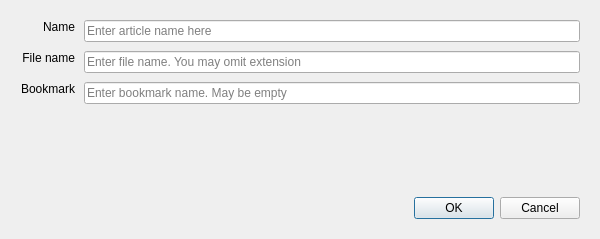
<?xml version="1.0" encoding="UTF-8"?>
<ui version="4.0">
 <class>MSAddArticleDlg</class>
 <widget class="QDialog" name="MSAddArticleDlg">
  <property name="windowModality">
   <enum>Qt::ApplicationModal</enum>
  </property>
  <property name="geometry">
   <rect>
    <x>0</x>
    <y>0</y>
    <width>600</width>
    <height>239</height>
   </rect>
  </property>
  <property name="windowTitle">
   <string>Add new article</string>
  </property>
  <property name="windowIcon">
   <iconset resource="../../lib/src/framework/res/framework.qrc">
    <normaloff>:/icons/book.svg</normaloff>:/icons/book.svg</iconset>
  </property>
  <layout class="QVBoxLayout" name="verticalLayout" stretch="0,0,10">
   <property name="spacing">
    <number>20</number>
   </property>
   <property name="leftMargin">
    <number>20</number>
   </property>
   <property name="topMargin">
    <number>20</number>
   </property>
   <property name="rightMargin">
    <number>20</number>
   </property>
   <property name="bottomMargin">
    <number>20</number>
   </property>
   <item>
    <layout class="QGridLayout" name="gridLayout">
     <property name="sizeConstraint">
      <enum>QLayout::SetDefaultConstraint</enum>
     </property>
     <property name="topMargin">
      <number>0</number>
     </property>
     <property name="spacing">
      <number>9</number>
     </property>
     <item row="0" column="1">
      <widget class="QLineEdit" name="articleName">
       <property name="placeholderText">
        <string>Enter article name here</string>
       </property>
      </widget>
     </item>
     <item row="1" column="0">
      <widget class="QLabel" name="label_2">
       <property name="sizePolicy">
        <sizepolicy hsizetype="Preferred" vsizetype="Preferred">
         <horstretch>0</horstretch>
         <verstretch>0</verstretch>
        </sizepolicy>
       </property>
       <property name="text">
        <string>File name</string>
       </property>
       <property name="alignment">
        <set>Qt::AlignRight|Qt::AlignTop|Qt::AlignTrailing</set>
       </property>
       <property name="margin">
        <number>5</number>
       </property>
      </widget>
     </item>
     <item row="0" column="0">
      <widget class="QLabel" name="label">
       <property name="sizePolicy">
        <sizepolicy hsizetype="Preferred" vsizetype="Preferred">
         <horstretch>0</horstretch>
         <verstretch>0</verstretch>
        </sizepolicy>
       </property>
       <property name="text">
        <string>Name</string>
       </property>
       <property name="alignment">
        <set>Qt::AlignRight|Qt::AlignTop|Qt::AlignTrailing</set>
       </property>
       <property name="margin">
        <number>5</number>
       </property>
      </widget>
     </item>
     <item row="2" column="0">
      <widget class="QLabel" name="label_3">
       <property name="sizePolicy">
        <sizepolicy hsizetype="Preferred" vsizetype="Preferred">
         <horstretch>0</horstretch>
         <verstretch>0</verstretch>
        </sizepolicy>
       </property>
       <property name="text">
        <string>Bookmark</string>
       </property>
       <property name="alignment">
        <set>Qt::AlignRight|Qt::AlignTop|Qt::AlignTrailing</set>
       </property>
       <property name="margin">
        <number>5</number>
       </property>
      </widget>
     </item>
     <item row="1" column="1">
      <widget class="QLineEdit" name="articleFileName">
       <property name="inputMethodHints">
        <set>Qt::ImhLatinOnly|Qt::ImhLowercaseOnly|Qt::ImhUrlCharactersOnly</set>
       </property>
       <property name="placeholderText">
        <string>Enter file name. You may omit extension</string>
       </property>
      </widget>
     </item>
     <item row="2" column="1">
      <widget class="QLineEdit" name="articleBookmark">
       <property name="inputMethodHints">
        <set>Qt::ImhLatinOnly</set>
       </property>
       <property name="placeholderText">
        <string>Enter bookmark name. May be empty</string>
       </property>
      </widget>
     </item>
    </layout>
   </item>
   <item>
    <spacer name="verticalSpacer">
     <property name="orientation">
      <enum>Qt::Vertical</enum>
     </property>
     <property name="sizeHint" stdset="0">
      <size>
       <width>20</width>
       <height>40</height>
      </size>
     </property>
    </spacer>
   </item>
   <item>
    <widget class="QDialogButtonBox" name="buttonBox">
     <property name="orientation">
      <enum>Qt::Horizontal</enum>
     </property>
     <property name="standardButtons">
      <set>QDialogButtonBox::Cancel|QDialogButtonBox::Ok</set>
     </property>
    </widget>
   </item>
  </layout>
 </widget>
 <resources>
  <include location="../../lib/src/framework/res/framework.qrc"/>
 </resources>
 <connections>
  <connection>
   <sender>buttonBox</sender>
   <signal>accepted()</signal>
   <receiver>MSAddArticleDlg</receiver>
   <slot>accept()</slot>
   <hints>
    <hint type="sourcelabel">
     <x>248</x>
     <y>254</y>
    </hint>
    <hint type="destinationlabel">
     <x>157</x>
     <y>274</y>
    </hint>
   </hints>
  </connection>
  <connection>
   <sender>buttonBox</sender>
   <signal>rejected()</signal>
   <receiver>MSAddArticleDlg</receiver>
   <slot>reject()</slot>
   <hints>
    <hint type="sourcelabel">
     <x>316</x>
     <y>260</y>
    </hint>
    <hint type="destinationlabel">
     <x>286</x>
     <y>274</y>
    </hint>
   </hints>
  </connection>
 </connections>
</ui>
